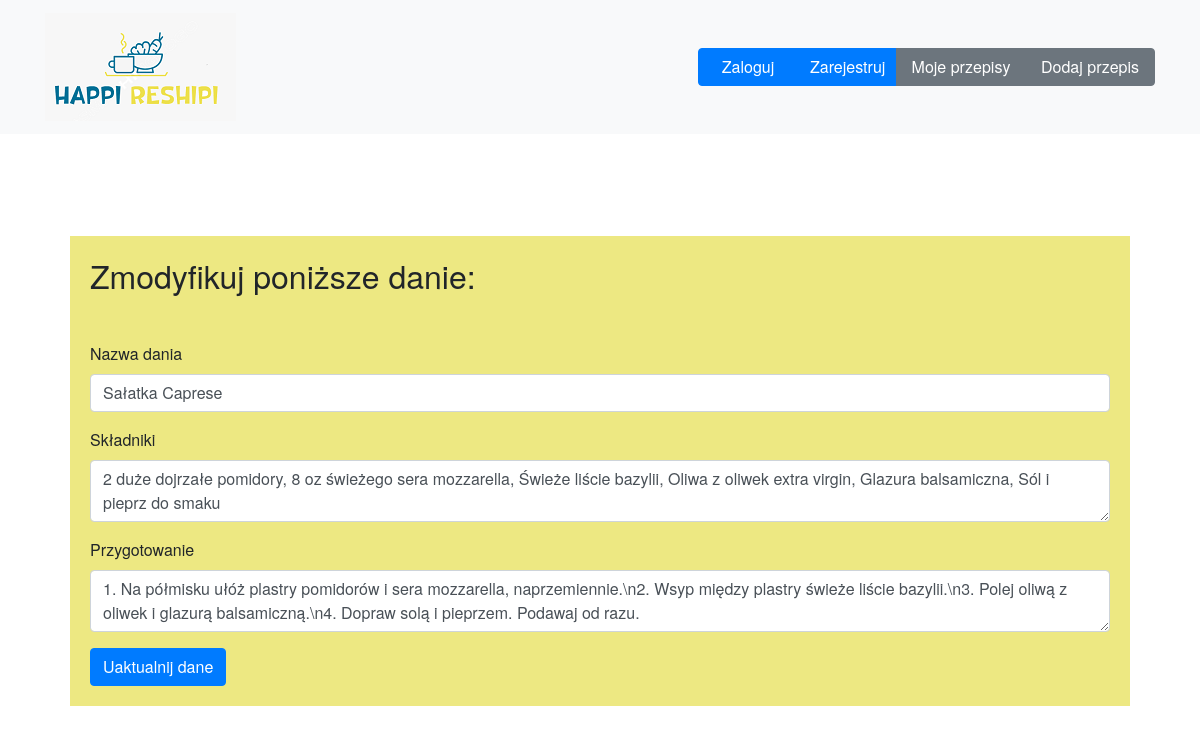
The app's page /updateProcess/3 with its own data.
### tables this page shows
CREATE TABLE recipes (int integer primary key autoincrement, nazwa varchar(30), skladniki varchar(500), przygotowanie varchar(500), img varchar(100));

### happireshipi_app.py (the view, shortened to what this page needs)
@app.route('/updateProcess/<int:recipe_id>', methods=['GET', 'POST'])
def updateProcess(recipe_id):
    if request.method== 'GET':
        db=get_db()
        sql_statement = "select * from recipes where int = ?;"
        cur = db.execute(sql_statement, [recipe_id])
        recipe = cur.fetchone()
        if recipe==None:
            flash('Nie ma takiego dania')
            return redirect(url_for('myRecipes'))
        else:
            return render_template('editRecipe.html', recipe=recipe)

### happireshipi_app.py (called while the page is built)
def get_db():
    if not hasattr(g, 'sqlite_db'):
        conn = sqlite3.connect(app_info["db_file"])
        conn.row_factory=sqlite3.Row
        g.sqlite_db = conn
    return g.sqlite_db

### templates/editRecipe.html
{% extends "base.html" %}
{% block content %}
<section class="" id="portfolio">
    <div class="container">
<div style="margin: 25px; background-color:rgb(237, 232, 130); ">
    <h2 style="margin-top: 100px; padding: 20px;">Zmodyfikuj poniższe danie:</h2>
    <form id="update_form" action="{{url_for('updateProcess', recipe_id=recipe.int)}}" method="POST" style="padding: 20px;">
        <div class="form-group">
            <label for="nazwa">Nazwa dania</label>
            <input class="form-control" type="text" name="nazwa" id="nazwa" aria-describedby="nazwaInput"
                placeholder="Wpisz nazwe dania" maxlength="30" value="{{recipe.nazwa}}">
        </div>
        <div class="form-group">
            <label for="skladniki">Składniki</label>
            <textarea class="form-control" type="text" id="skladniki" name="skladniki"
                maxlength="500" >{{recipe.skladniki}}</textarea>
        </div>
        <div class="form-group">
            <label for="przygotowanie">Przygotowanie</label>
            <textarea class="form-control" id="przygotowanie" type="text" name="przygotowanie"
                 maxlength="500" >{{recipe.przygotowanie}}</textarea>
        </div>
        <button type="submit" value="Send" class="btn btn-primary">Uaktualnij dane</button>
    </form>
</div>
</div>
</section>
{% endblock %}

### static/styles/base.css (style rules this page uses)
body { overflow-x: hidden; font-family: "Roboto Slab", "Helvetica Neue", Helvetica, Arial, sans-serif; min-height: 75rem; padding-top: 8.5rem; }

### records on screen
recipes: nazwa "Sałatka Caprese", skladniki "2 duże dojrzałe pomidory, 8 oz świeżego sera mozzarella, Świeże liście bazylii, Oliwa z oliwek extra virgin, Glazura balsamiczna, Sól i pieprz do smaku", przygotowanie "1. Na półmisku ułóż plastry pomidorów i sera mozzarella, naprzemiennie.\\n2. Wsyp między plastry świeże liście bazylii.\\n3. Polej oliwą z oliwek i glazurą balsamiczną.\\n4. Dopraw solą i pieprzem. Podawaj od razu."
